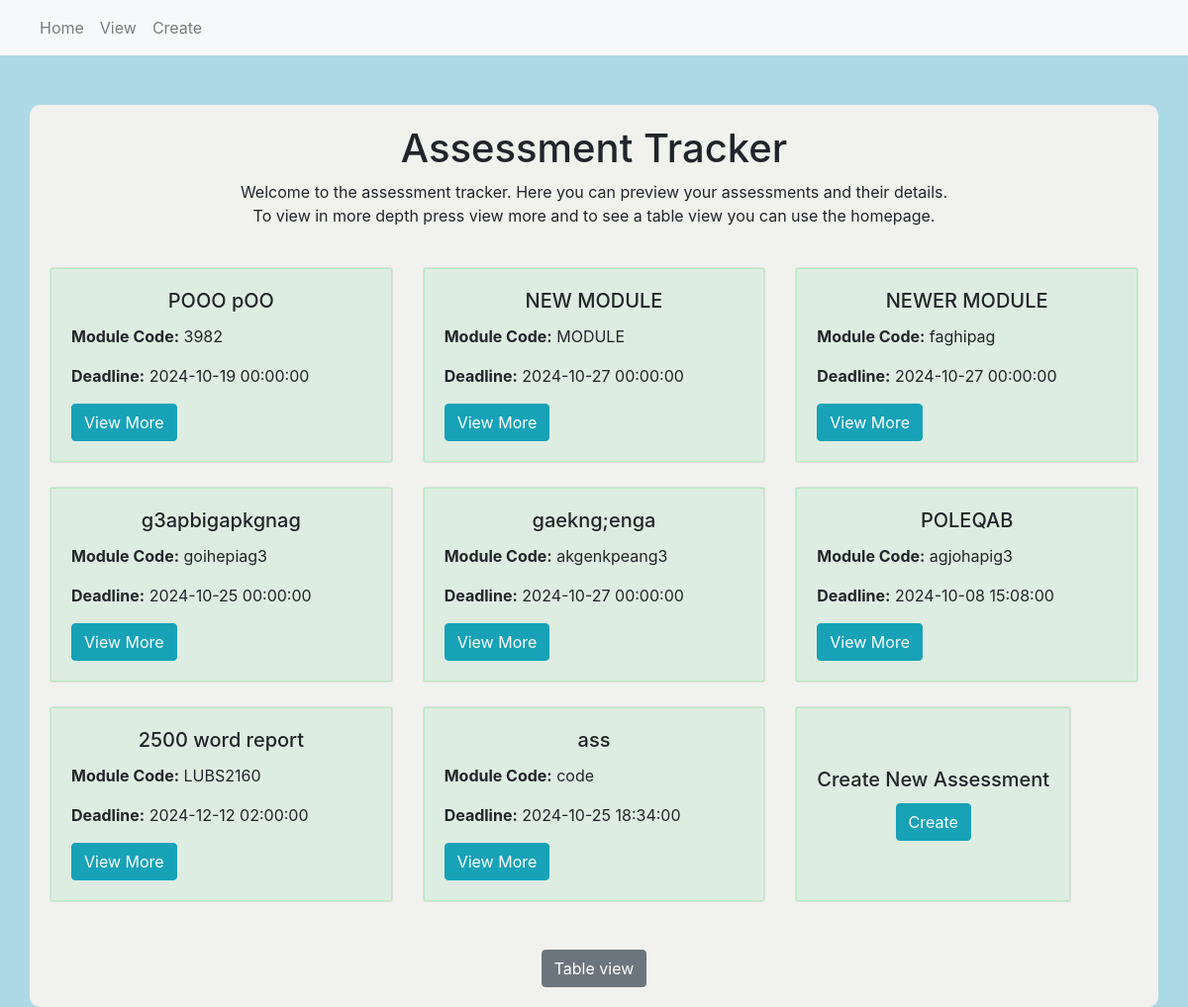
/?limit=8, run on the app's committed database.
### app/models.py (models this page shows)
class Assessments(db.Model):
    id = db.Column(db.Integer, primary_key=True)
    title = db.Column(db.String(50), index=True, unique=True)
    moduleCode = db.Column(db.String(50),)
    deadline = db.Column(db.DateTime)
    description = db.Column(db.String(500))
    status = db.Column(db.Boolean)

### app/views.py (the view)
@app.route('/')
def home():
    limit = request.args.get('limit',5,type = int)
    assessments = Assessments.query.limit(limit).all()
    total_assessments = Assessments.query.count() #total rows
    return render_template('home.html', assessments=assessments,
                           total_assessments= total_assessments, limit = limit)

### app/templates/home.html (shortened to what this page needs)
{% extends "base.html" %} {% block content %}
<div class="container">
  <h1 class="text-center">Assessment Tracker</h1>
  <p class="text-center">
    Welcome to the assessment tracker. Here you can preview your assessments and
    their details.<br />
    To view in more depth press view more and to see a table view you can use
    the homepage.
    <br />
    <br />
  </p>
  <div class="row">
    {% for assessment in assessments %}
    <div class="col-md-4">
      <div class="card mb-4">
        <div class="card-body">
          <h5 class="card-title text-center">{{ assessment.title }}</h5>
          <p class="card-text">
            <strong>Module Code:</strong> {{ assessment.moduleCode }}
          </p>
          <p class="card-text">
            <strong>Deadline:</strong> {{ assessment.deadline }}
          </p>
          <a
            href="{{ url_for('edit_assessment', assessment_id=assessment.id) }}"
            class="btn btn-info"
            >View More</a
          >
        </div>
      </div>
    </div>
    {% endfor %}
    <div class="col-md-4 d-flex align-items-stretch">
      <div class="card mb-4">
        <div
          class="card-body d-flex flex-column justify-content-center align-items-center"
        >
          <h5 class="card-title">Create New Assessment</h5>
          <a href="{{ url_for('create_assessment') }}" class="btn btn-info"
            >Create</a
          >
        </div>
      </div>
    </div>
  </div>
  <div class="row mt-4">
    <div class="col text-center">
      <a href="{{ url_for('view') }}" class="btn btn-secondary">Table view</a>
    </div>
  </div>
</div>
{% endblock %}

### app/static/style.css (style rules this page uses)
body { background-color: lightblue; }
.container { background-color: rgb(241, 241, 238); padding: 20px; border-radius: 10px; margin-top: 50px; }
.card-body { background-color: #deede2; border: 1px solid #b4ecc1; }

### data on the page
Assessments: title "POOO pOO", moduleCode "3982", deadline "2024-10-19 00:00:00"
Assessments: title "NEW MODULE", moduleCode "MODULE", deadline "2024-10-27 00:00:00"
Assessments: title "NEWER MODULE", moduleCode "faghipag", deadline "2024-10-27 00:00:00"
Assessments: title "g3apbigapkgnag", moduleCode "goihepiag3", deadline "2024-10-25 00:00:00"
Assessments: title "gaekng;enga", moduleCode "akgenkpeang3", deadline "2024-10-27 00:00:00"
Assessments: title "POLEQAB", moduleCode "agjohapig3", deadline "2024-10-08 15:08:00"
Assessments: title "2500 word report", moduleCode "LUBS2160", deadline "2024-12-12 02:00:00"
Assessments: title "ass", moduleCode "code", deadline "2024-10-25 18:34:00"
